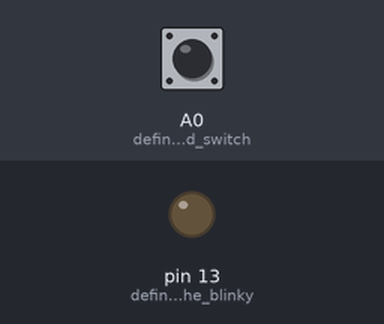
Bench run of a sketch on a simulated Arduino Uno, built with avr-gcc and run on an emulated ATmega328P. Shown: output pins drawn as LEDs (lit = HIGH). Inputs (shaded band) come from the test bench; at power-on: A0 (define_the_reed_switch) LOW.

Above: at 1.2 s.
1.3 s: A0 (define_the_reed_switch) pulled HIGH for 0.15 s
At 1.37 s:
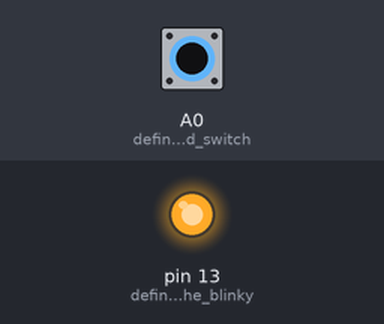
2.9 s: A0 (define_the_reed_switch) pulled HIGH for 3.2 s
At 6.5 s:
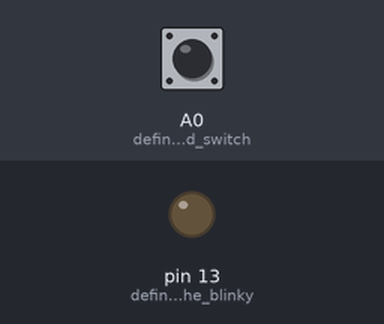
Timing chart, 0 to 8.0 s (numbered marks = the images above; inputs shaded):
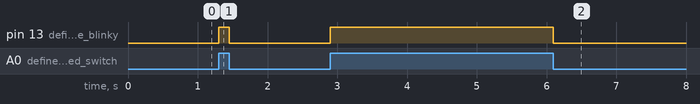

The sketch:

REED_testing.ino
```cpp
int reedState = 0; //starts open

void setup() {
  // put your setup code here, to run once:
  pinMode(13, OUTPUT); // define the blinky
  pinMode(A0, INPUT); // define the reed switch
}

void loop() {
  // put your main code here, to run repeatedly:

  // read the reed switch (heh)
  reedState = digitalRead(A0);

  // logic that reading
  if (reedState == HIGH) { // for some reason HIGH is ON...?
    digitalWrite(13, HIGH); // turn on the LED
  } else {
    digitalWrite(13, LOW); // turn off the LED
  }
}
```

Measured:
- after the input at 1.3 s, pin 13 (define_the_blinky): LOW → HIGH at once, → LOW 0.15 s later
- after the input at 2.9 s, pin 13 (define_the_blinky): LOW → HIGH at once, → LOW 3.2 s later
